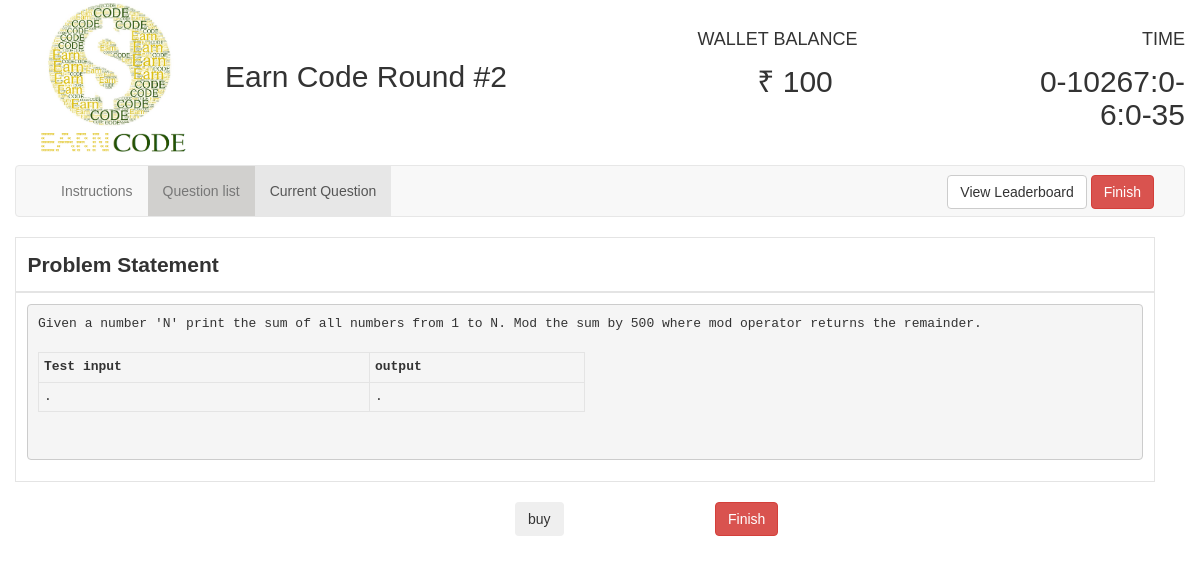
The page /comp/8/8/ on the database its author committed.
### round2/models.py (models this page shows, shortened)
class Question(models.Model):
    question = models.TextField(max_length=4000)
    question_title = models.CharField(max_length=2000)
    input = models.CharField(default=0, max_length=5000)
    correct_op = models.CharField(default=0, max_length=10000)
    explanation = models.CharField(max_length=7000)
    test_input = models.CharField(max_length=100000)
    test_output = models.CharField(max_length=10000)
    cost = models.IntegerField()
    user = models.ManyToManyField(User, null=True, through="Score")
    type = models.CharField(default="Easy", max_length=10)

### round2/views.py (the view)
# urls.py: url(r'^(?P<user_id>[0-9]+)/(?P<question_id>[0-9]+)/$', views.question_details, name='question_details'),
def question_details(request, user_id, question_id):
    selected_question = Question.objects.get(pk=question_id)
    current_user = User.objects.get(pk=user_id)
    try:
        score_object = Score.objects.get(user_f=current_user, question_f=selected_question)
        language = score_object.language_preferred
    except:
        language = 'c'
    input_file = str(question_id) + '_' + str(user_id)
    bought = False
    if current_user in selected_question.user.all():
        bought = True
    jsonDec = json.decoder.JSONDecoder()
    current_user.save()
    try:
        previous_code = open(input_file + '.'+language, 'r').read()
    except:
        previous_code = ""
    return render(request, 'round2/question_details.html',
                  {'pegs_id': int("3"), 'bought': bought, 'selected_question': selected_question,
                   'question_id': selected_question.pk,
                   'user_id': user_id, 'submitted_code': previous_code,
                   'remaining_time': current_user.end_time - time.time(),
                   'money': current_user.money, 'language':language})

### round2/templates/round2/question_details.html (shortened to what this page needs)
<!DOCTYPE html>
<html>
{% load staticfiles %}
<head xmlns:position="http://www.w3.org/1999/xhtml">
    <link href="{% static '/css/font.css' %}" rel="stylesheet">
    <link rel="stylesheet"
          href="{% static '/css/jquery-ui.min.css' %}">
    <link rel="stylesheet" href="{% static '/css/bootstrap.min.css' %}">
</head>
<body>
<div class="container-fluid">
    <div class="container">
        <div class="row">
            <div class="col-md-2">
                <img alt="EarnCode"
                     src="{% static '/round2/images/ea.png' %}" width="100%">
            </div>
            <div class="col-md-4">
                <h2 style="margin-top: 60px;">Earn Code Round #2</h2>
            </div>
            <div class="col-md-2 col-md-offset-1">
                <div class="row"><h4 style="margin-top: 30px; margin-bottom: -5px;">WALLET BALANCE</h4></div>
                <div class="row text-center"><h2><span id="">&#8377; {{ money }}</span></h2></div>
            </div>
            <div class="col-md-2 col-md-offset-1 text-right">
                <div class="row"><h4 style="margin-top: 30px; margin-bottom: -5px;">TIME</h4></div>
                <div class="row"><h2><span id="time1">time</span></h2></div>
            </div>
        </div>
    </div>
    <nav class="navbar navbar-default">
        <div class="container-fluid">
            <div class="collapse navbar-collapse" id="bs-example-navbar-collapse-1">
                <ul class="nav navbar-nav">
                    <li id="instruction_tab"><a onclick="showInstructions();">Instructions</a></li>
                    <li><a href= {% url 'round2:question' user_id %}>Question list</a>
                    <li class="active" id="question_tab"><a onclick="showCurrentQuestion()">Current Question</a>
                    </li>
                </ul>
                <form action="{% url 'round2:leaderboard' user_id %}" method="post" class="navbar-form navbar-right"
                      style="margin-bottom: -8px;margin-top: 1px;">
                    <button type="submit" class="btn btn-default navbar-btn" id="leader" name="leader">View
                        Leaderboard
                    </button>
                    <button type="button" class="btn btn-default navbar-btn btn-danger" onclick="prompt_user()">
                        Finish
                    </button>
                </form>
            </div>
        </div>
    </nav>
    <div class="container" id="question_view">
        <div id="problem_title" class="row" style="margin-bottom: 0px; font-weight: bold;font-size:150%; ">Problem
            Statement
        </div>
        <div id="question" class="row" style="font-size:140%;">
        <pre>{{ selected_question.question }}
        <table style="width:50%">
          <tr>
            <th>Test input</th>
            <th>output</th>
          </tr>
          <tr>
            <td rowspan="2">{{ selected_question.test_input }}</td>
            <td rowspan="2">{{ selected_question.test_output }}</td>
          </tr>
        </table>
        </pre>
        </div>
        <div class="row">
            <br>
            <div class="row">
                {% if not bought %}
                    <div class="col-md-2 col-md-offset-5">
                        <input class="btn" type="submit" name="buy" value="buy" id="buy" onclick="buy_question()">
                    </div>
                    <div class="col-md-2">
                        <button class="btn btn-danger" onclick="prompt_user()">Finish</button>
                    </div>
                {% else %}
                    <div class="col-md-1">
                        <button class="btn btn-danger" onclick="prompt_user()">Finish</button>
                    </div>
                {% endif %}
            </div>
        </div>
    </div>
</div>
</body>
{% load static %}
<link rel="stylesheet" href="{% static 'codemirror.css' %}">
</html>

### rows shown on the page
Question: question "Given a number 'N' print the sum of all numbers from 1 to N. Mod the sum by 500 where mod operator returns the remainder.", test_input ".", test_output "."

### other values the page prints
{{ money }} "100"
